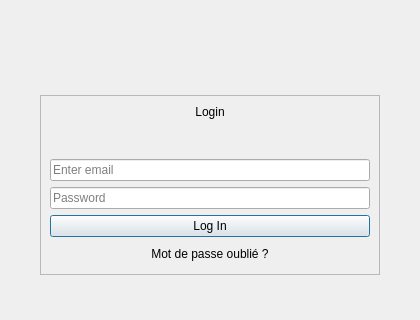
<?xml version="1.0" encoding="UTF-8"?>
<ui version="4.0">
 <class>AuthDialog</class>
 <widget class="QDialog" name="AuthDialog">
  <property name="geometry">
   <rect>
    <x>0</x>
    <y>0</y>
    <width>420</width>
    <height>320</height>
   </rect>
  </property>
  <property name="windowTitle">
   <string>Connexion à WaterSN</string>
  </property>
  <layout class="QVBoxLayout" name="verticalLayoutMain">
   <item>
    <layout class="QHBoxLayout" name="horizontalLayoutLogo">
     <item>
      <spacer name="horizontalSpacerLogoLeft">
       <property name="orientation">
        <enum>Qt::Horizontal</enum>
       </property>
       <property name="sizeHint" stdset="0">
        <size>
         <width>20</width>
         <height>20</height>
        </size>
       </property>
      </spacer>
     </item>
     <item>
      <widget class="QLabel" name="logoLabel">
       <property name="minimumSize">
        <size>
         <width>64</width>
         <height>64</height>
        </size>
       </property>
       <property name="maximumSize">
        <size>
         <width>64</width>
         <height>64</height>
        </size>
       </property>
       <property name="alignment">
        <set>Qt::AlignRight|Qt::AlignTop</set>
       </property>
       <property name="scaledContents">
        <bool>true</bool>
       </property>
      </widget>
     </item>
    </layout>
   </item>
   <item>
    <spacer name="verticalSpacerTop">
     <property name="orientation">
      <enum>Qt::Vertical</enum>
     </property>
     <property name="sizeHint" stdset="0">
      <size>
       <width>20</width>
       <height>20</height>
      </size>
     </property>
    </spacer>
   </item>
   <item>
    <layout class="QHBoxLayout" name="horizontalLayoutCenter">
     <item>
      <spacer name="horizontalSpacerLeft">
       <property name="orientation">
        <enum>Qt::Horizontal</enum>
       </property>
       <property name="sizeHint" stdset="0">
        <size>
         <width>40</width>
         <height>20</height>
        </size>
       </property>
      </spacer>
     </item>
     <item>
      <widget class="QFrame" name="cardFrame">
       <property name="minimumSize">
        <size>
         <width>340</width>
         <height>180</height>
        </size>
       </property>
       <property name="frameShape">
        <enum>QFrame::StyledPanel</enum>
       </property>
       <property name="frameShadow">
        <enum>QFrame::Raised</enum>
       </property>
       <layout class="QVBoxLayout" name="verticalLayoutCard">
        <item>
         <widget class="QLabel" name="titleLabel">
          <property name="text">
           <string>Login</string>
          </property>
          <property name="alignment">
           <set>Qt::AlignCenter</set>
          </property>
          <property name="minimumHeight">
           <number>36</number>
          </property>
         </widget>
        </item>
        <item>
         <spacer name="verticalSpacerTitle">
          <property name="orientation">
           <enum>Qt::Vertical</enum>
          </property>
          <property name="sizeHint" stdset="0">
           <size>
            <width>20</width>
            <height>8</height>
           </size>
          </property>
         </spacer>
        </item>
        <item>
         <widget class="QLabel" name="errorLabel">
          <property name="text">
           <string/>
          </property>
          <property name="visible">
           <bool>false</bool>
          </property>
          <property name="styleSheet">
           <string>color: red; font-size: 13px; font-weight: bold; padding: 2px 0 2px 0;</string>
          </property>
          <property name="alignment">
           <set>Qt::AlignCenter</set>
          </property>
         </widget>
        </item>
        <item>
         <spacer name="verticalSpacerError">
          <property name="orientation">
           <enum>Qt::Vertical</enum>
          </property>
          <property name="sizeHint" stdset="0">
           <size>
            <width>20</width>
            <height>4</height>
           </size>
          </property>
         </spacer>
        </item>
        <item>
         <widget class="QLineEdit" name="emailEdit">
          <property name="placeholderText">
           <string>Enter email</string>
          </property>
         </widget>
        </item>
        <item>
         <widget class="QLineEdit" name="passwordEdit">
          <property name="echoMode">
           <enum>QLineEdit::Password</enum>
          </property>
          <property name="placeholderText">
           <string>Password</string>
          </property>
         </widget>
        </item>
        <item>
         <widget class="QPushButton" name="loginButton">
          <property name="text">
           <string>Log In</string>
          </property>
         </widget>
        </item>
        <item>
         <widget class="QPushButton" name="forgotButton">
          <property name="text">
           <string>Mot de passe oublié ?</string>
          </property>
          <property name="flat">
           <bool>true</bool>
          </property>
         </widget>
        </item>
       </layout>
      </widget>
     </item>
     <item>
      <spacer name="horizontalSpacerRight">
       <property name="orientation">
        <enum>Qt::Horizontal</enum>
       </property>
       <property name="sizeHint" stdset="0">
        <size>
         <width>40</width>
         <height>20</height>
        </size>
       </property>
      </spacer>
     </item>
    </layout>
   </item>
   <item>
    <spacer name="verticalSpacerBottom">
     <property name="orientation">
      <enum>Qt::Vertical</enum>
     </property>
     <property name="sizeHint" stdset="0">
      <size>
       <width>20</width>
       <height>40</height>
      </size>
     </property>
    </spacer>
   </item>
  </layout>
 </widget>
 <resources/>
 <connections/>
</ui>
